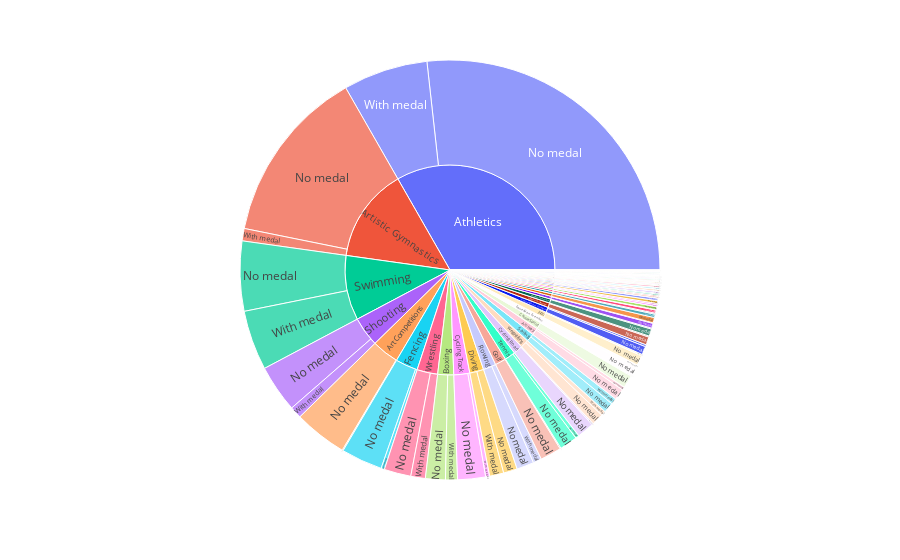

The notebook cell saved with this chart:
### Code cell
fig = px.sunburst(new_gr, path=['sport', 'with_medal'], values='count')
fig.show()

### Figure 1 — Plotly figure (JSON) as saved in the notebook; plotly's stock layout.template omitted (floating-point values rounded to 4 significant figures; data arrays with more than 128 entries replaced by an {"elided": "..."} marker saying what was removed)
{"data": [{"branchvalues": "total", "domain": {"x": [0, 1], "y": [0, 1]}, "hovertemplate": "labels=%{label}<br>count=%{value}<br>parent=%{parent}<br>id=%{id}<extra></extra>", "ids": {"elided": "180 str values"}, "labels": {"elided": "180 str values"}, "name": "", "parents": {"elided": "180 str values"}, "type": "sunburst", "values": {"elided": "180 int values"}}], "layout": {"legend": {"tracegroupgap": 0}, "margin": {"t": 60}}}
